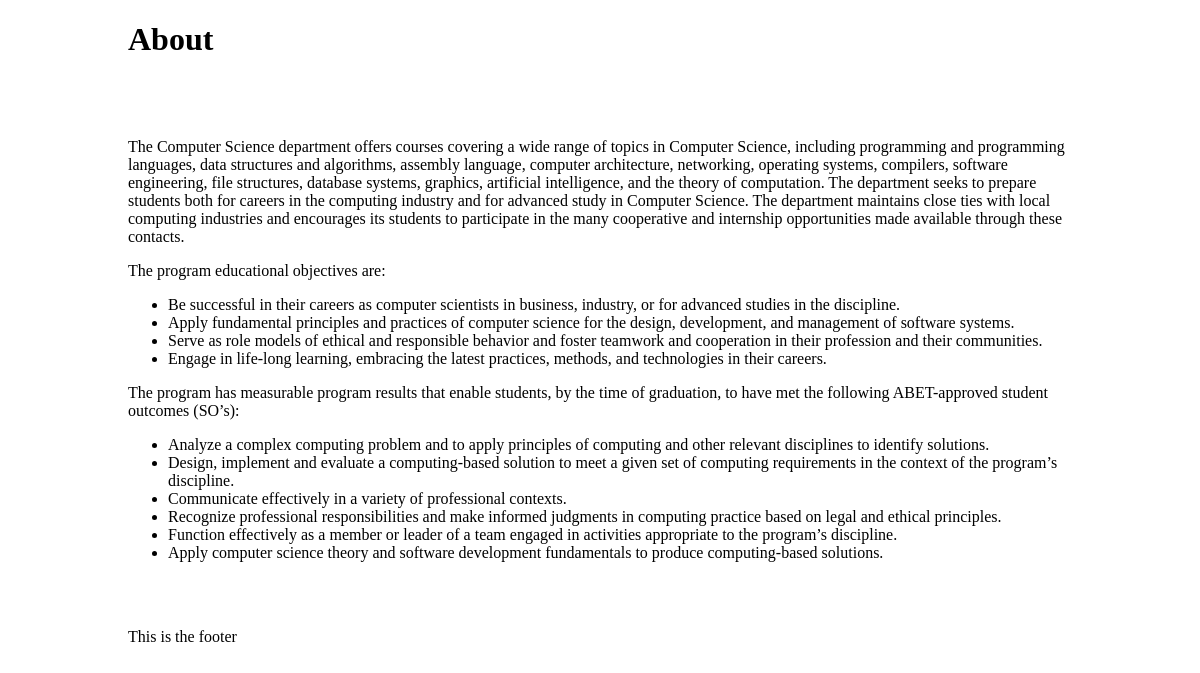
/about.php?title=About, run on the app's committed database.
### tables this page shows
CREATE TABLE IF NOT EXISTS `about_info` (
  `id` int(11) NOT NULL AUTO_INCREMENT,
  `title` varchar(255) NOT NULL,
  `content` text NOT NULL,
  PRIMARY KEY (`id`)
);

### about.php (the view, shortened to what this page needs)
<?php
include("db_connect.php");
include("header.php");
if ($_SERVER["REQUEST_METHOD"] == "GET") {
    $sql = "SELECT * FROM about_info WHERE title='" . $_GET["title"] . "'";
    $result = $conn->query($sql);
    while($row = $result->fetch_assoc()){
    echo "<h1>" . $row["title"] . "</h1>";
    echo $row["content"];
}
}
include("footer.php");

### css/style.css (style rules this page uses)
html { width:80%; margin:auto; }
body { width:100%; background-color: #fff }

### data on the page
about_info: title "About", content "The Computer Science department offers courses covering a wide range of topics in Computer Science, including programming and programming languages, data structures and algorithms, assembly language, computer architecture, networking, operating systems, compilers, software engineering, file structures, database systems, graphics, artificial intelligence, and the theory of computation. The department seeks to prepare students both for careers in the computing industry and for advanced study in Computer Science. The department maintains close ties with local computing industries and encourages its students to participate in the many cooperative and internship opportunities made available…"
